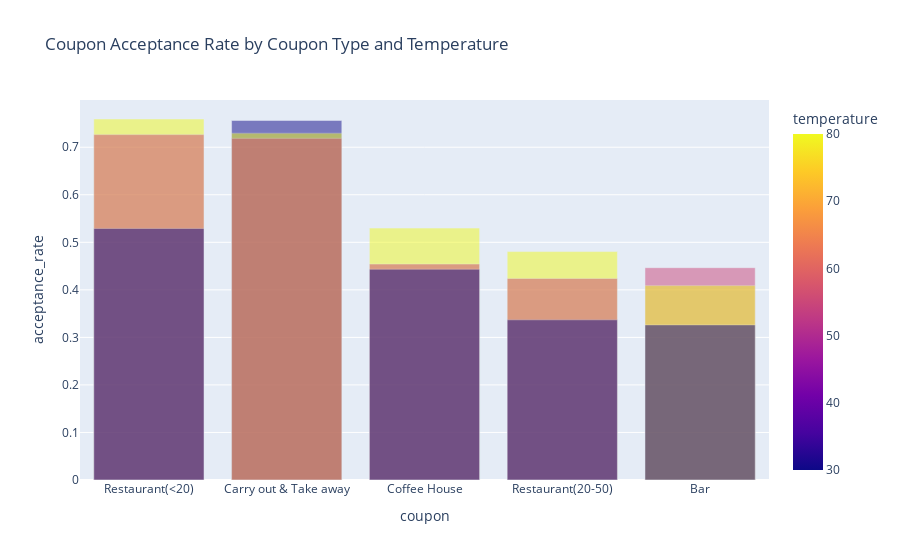

The code cell stored with this chart in its notebook:
### Code cell
acceptance_rate = cleaned_data.groupby(['coupon','temperature'])['Y'].value_counts(normalize=True).unstack().fillna(0)
acceptance_rate = acceptance_rate.reset_index()
acceptance_rate.columns = ['coupon', 'temperature', 'rejected', 'accepted']
acceptance_rate['acceptance_rate'] = acceptance_rate['accepted'] / (acceptance_rate['accepted'] + acceptance_rate['rejected'])
acceptance_rate = acceptance_rate.sort_values(by='acceptance_rate', ascending=False)

px.bar(acceptance_rate, x='coupon', y='acceptance_rate', color='temperature', title='Coupon Acceptance Rate by Coupon Type and Temperature', barmode='overlay').show()
sns.catplot(data=acceptance_rate, x='coupon', y='acceptance_rate', hue='temperature', kind='bar', palette='pastel')
plt.xticks(rotation=45)
plt.title('Coupon Acceptance Rate by Coupon Type and Temperature')
plt.show()

### Figure 1 — Plotly figure (JSON) as saved in the notebook; plotly's stock layout.template omitted (floating-point values rounded to 4 significant figures)
{"data": [{"hovertemplate": "coupon=%{x}<br>acceptance_rate=%{y}<br>temperature=%{marker.color}<extra></extra>", "legendgroup": "", "marker": {"color": [80, 30, 80, 55, 55, 80, 30, 80, 55, 55, 30, 55, 80, 30, 30], "coloraxis": "coloraxis", "opacity": 0.5, "pattern": {"shape": ""}}, "name": "", "orientation": "v", "showlegend": false, "textposition": "auto", "type": "bar", "x": ["Restaurant(<20)", "Carry out & Take away", "Carry out & Take away", "Restaurant(<20)", "Carry out & Take away", "Coffee House", "Restaurant(<20)", "Restaurant(20-50)", "Coffee House", "Bar", "Coffee House", "Restaurant(20-50)", "Bar", "Restaurant(20-50)", "Bar"], "xaxis": "x", "y": [0.7594, 0.7563, 0.7296, 0.7266, 0.7188, 0.5299, 0.5292, 0.4806, 0.4543, 0.4467, 0.4434, 0.4239, 0.4089, 0.337, 0.3263], "yaxis": "y"}], "layout": {"barmode": "overlay", "coloraxis": {"colorbar": {"title": {"text": "temperature"}}, "colorscale": [[0, "#0d0887"], [0.1111, "#46039f"], [0.2222, "#7201a8"], [0.3333, "#9c179e"], [0.4444, "#bd3786"], [0.5556, "#d8576b"], [0.6667, "#ed7953"], [0.7778, "#fb9f3a"], [0.8889, "#fdca26"], [1, "#f0f921"]]}, "legend": {"tracegroupgap": 0}, "title": {"text": "Coupon Acceptance Rate by Coupon Type and Temperature"}, "xaxis": {"anchor": "y", "domain": [0, 1], "title": {"text": "coupon"}}, "yaxis": {"anchor": "x", "domain": [0, 1], "title": {"text": "acceptance_rate"}}}}
